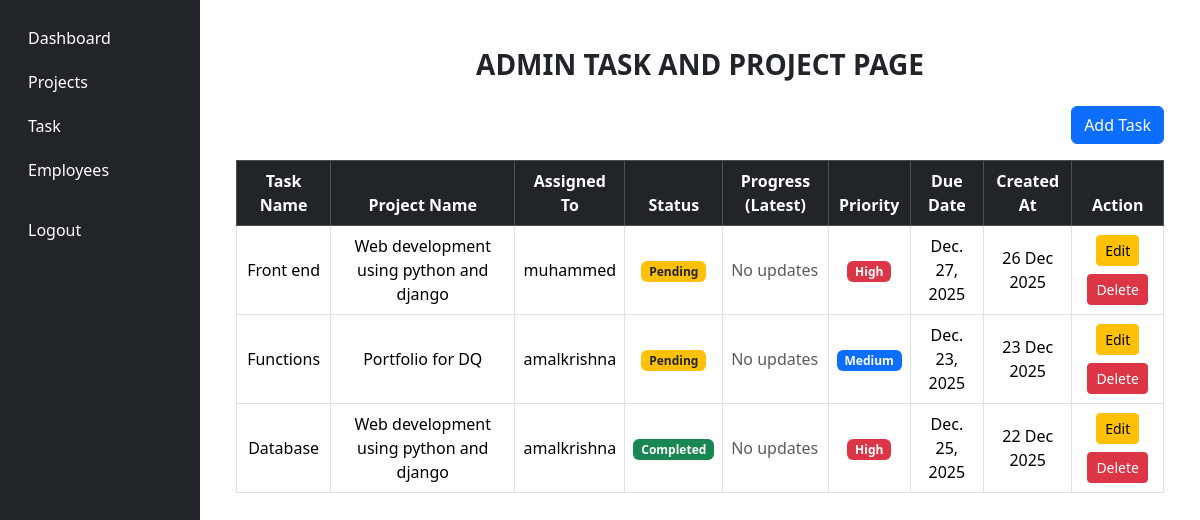
Before: /task_list/ (signed in) with the older database file.
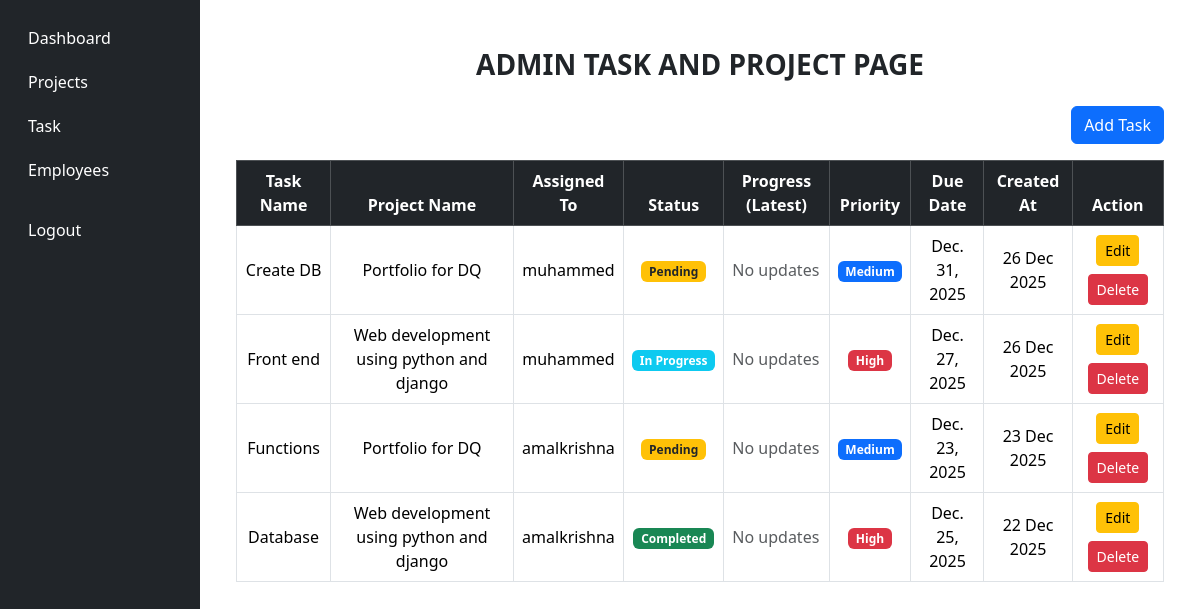
After: the same page with the newer database file.
### company/models.py (models this page shows, shortened)
class Task(models.Model):
    STATUS_CHOICE=[
        ('pending','Pending'),
        ('in_progress','In Progress'),
        ('completed','Completed')
    ]
    PRIORITY_CHOICES=[
        ('low','Low'),
        ('medium','Medium'),
        ('high','High')
    ]
    project=models.ForeignKey(Project,on_delete=models.CASCADE)
    title=models.CharField(max_length=100)
    assigned_to=models.ForeignKey(User,on_delete=models.CASCADE,blank=True,null=True)
    status=models.CharField(max_length=50,choices=STATUS_CHOICE,default='pending')
    priority=models.CharField(max_length=50,choices=PRIORITY_CHOICES,default='medium')
    due_date=models.DateField()
    created_at=models.DateTimeField(auto_now_add=True)

class Project(models.Model):
    name=models.CharField(max_length=100)
    description=models.TextField()
    startdate=models.DateField()
    enddate=models.DateField()

### company/views.py (the view)
# urls.py: path('task_list/',views.task_list_admin,name='taskpage'),
@login_required
def task_list_admin(request):
    if not request.user.is_staff:
        return redirect('home')
    task = Task.objects.select_related('project','assigned_to').prefetch_related('updates').order_by('-created_at')
    paginator = Paginator(task, 5)  # 5 rows per page
    page_number = request.GET.get('page')
    task = paginator.get_page(page_number)
    return render(request,'task_list.html',{'task':task})

### company/templates/task_list.html (shortened to what the changed rows need)
{% extends "base.html" %}
{% block content %}
<div class="container mt-4">
    <div class="table-responsive">
        <table class="table table-bordered table-hover align-middle text-center">
            <thead class="table-dark">
                <tr>
                    <th>Task Name</th>
                    <th>Project Name</th>
                    <th>Assigned To</th>
                    <th>Status</th>
                    <th>Progress (Latest)</th>
                    <th>Priority</th>
                    <th>Due Date</th>
                    <th>Created At</th>
                    <th>Action</th>
                </tr>
            </thead>
            <tbody>
                {% for ta in task %}
                <tr>
                    <td>{{ ta.title }}</td>
                    <td>{{ ta.project.name }}</td>
                    <td>
                        {% if ta.assigned_to %}
                            {{ ta.assigned_to.username }}
                        {% else %}
                            <span class="text-muted">Not Assigned</span>
                        {% endif %}
                    </td>
                    <td>
                        {% if ta.status == 'pending' %}
                            <span class="badge bg-warning text-dark">Pending</span>
                        {% elif ta.status == 'in_progress' %}
                            <span class="badge bg-info">In Progress</span>
                        {% elif ta.status == 'completed' %}
                            <span class="badge bg-success">Completed</span>
                        {% endif %}
                    </td>
                    <td class="text-start">
                    {% if ta.updates.exists %}
                        <ul class="list-unstyled mb-0">
                            {% for u in ta.updates.all %}
                                <li class="d-flex justify-content-between align-items-start
                                    {% if forloop.last %}fw-bold text-success{% else %}text-muted{% endif %}">
                                    <span>
                                        {{ u.comment }}
                                    </span>
                                    <small class="ms-3 text-nowrap">
                                        {{ u.created_at|date:"d M Y, h:i A" }}
                                    </small>
                                </li>
                            {% endfor %}
                        </ul>
                    {% else %}
                        <span class="text-muted">No updates</span>
                    {% endif %}
</td>
                    <td>
                        {% if ta.priority == 'low' %}
                            <span class="badge bg-secondary">Low</span>
                        {% elif ta.priority == 'medium' %}
                            <span class="badge bg-primary">Medium</span>
                        {% elif ta.priority == 'high' %}
                            <span class="badge bg-danger">High</span>
                        {% endif %}
                    </td>
                    <td>{{ ta.due_date }}</td>
                    <td>{{ ta.created_at|date:"d M Y" }}</td>
                    <td>
                        <a href="{% url 'edit_task' ta.id %}" class="btn btn-sm btn-warning">
                            Edit
                        </a>
                        <a href="{% url 'delete_task' ta.id %}"
                           class="btn btn-sm btn-danger mt-2"
                           onclick="return confirm('Are you sure you want to delete this task?')">
                            Delete
                        </a>
                    </td>
                </tr>
                {% empty %}
                <tr>
                    <td colspan="9" class="text-muted text-center">
                        No tasks found.
                    </td>
                </tr>
                {% endfor %}
            </tbody>
        </table>
    </div>
</div>
{% endblock content %}

Changed rows visible on the page:
added Task: title "Create DB", project.name "Portfolio for DQ", assigned_to.username "muhammed", status "Pending", shows "No updates", priority "Medium", due_date "Dec. 31, 2025", created_at "26 Dec 2025"
changed Task "Front end": status "Pending" → "In Progress"
